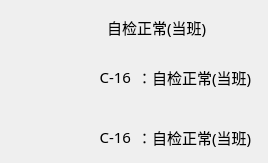
   <widget class="QWidget" name="verticalLayoutWidget_7">
    <property name="geometry">
     <rect>
      <x>850</x>
      <y>890</y>
      <width>261</width>
      <height>163</height>
     </rect>
    </property>
    <layout class="QVBoxLayout" name="verticalLayout_14">
     <item>
      <layout class="QHBoxLayout" name="horizontalLayout_53">
       <item>
        <spacer name="horizontalSpacer_11">
         <property name="orientation">
          <enum>Qt::Horizontal</enum>
         </property>
         <property name="sizeHint" stdset="0">
          <size>
           <width>40</width>
           <height>20</height>
          </size>
         </property>
        </spacer>
       </item>
       <item>
        <widget class="QLabel" name="label_208">
         <property name="minimumSize">
          <size>
           <width>33</width>
           <height>33</height>
          </size>
         </property>
         <property name="maximumSize">
          <size>
           <width>33</width>
           <height>33</height>
          </size>
         </property>
         <property name="styleSheet">
          <string notr="true">border-image: url(:/img/false.png);</string>
         </property>
         <property name="text">
          <string/>
         </property>
        </widget>
       </item>
       <item>
        <widget class="QLabel" name="label_103">
         <property name="minimumSize">
          <size>
           <width>150</width>
           <height>30</height>
          </size>
         </property>
         <property name="maximumSize">
          <size>
           <width>150</width>
           <height>30</height>
          </size>
         </property>
         <property name="font">
          <font>
           <family>宋体</family>
           <pointsize>11</pointsize>
          </font>
         </property>
         <property name="text">
          <string>自检正常(当班)</string>
         </property>
        </widget>
       </item>
      </layout>
     </item>
     <item>
      <spacer name="verticalSpacer_18">
       <property name="orientation">
        <enum>Qt::Vertical</enum>
       </property>
       <property name="sizeHint" stdset="0">
        <size>
         <width>20</width>
         <height>40</height>
        </size>
       </property>
      </spacer>
     </item>
     <item>
      <layout class="QHBoxLayout" name="horizontalLayout_54">
       <item>
        <widget class="QLabel" name="label_104">
         <property name="minimumSize">
          <size>
           <width>120</width>
           <height>30</height>
          </size>
         </property>
         <property name="maximumSize">
          <size>
           <width>60</width>
           <height>30</height>
          </size>
         </property>
         <property name="font">
          <font>
           <family>宋体</family>
           <pointsize>11</pointsize>
          </font>
         </property>
         <property name="text">
          <string>C-16</string>
         </property>
         <property name="alignment">
          <set>Qt::AlignRight|Qt::AlignTrailing|Qt::AlignVCenter</set>
         </property>
        </widget>
       </item>
       <item>
        <widget class="QLabel" name="label_105">
         <property name="minimumSize">
          <size>
           <width>120</width>
           <height>30</height>
          </size>
         </property>
         <property name="maximumSize">
          <size>
           <width>120</width>
           <height>30</height>
          </size>
         </property>
         <property name="font">
          <font>
           <family>宋体</family>
           <pointsize>11</pointsize>
          </font>
         </property>
         <property name="text">
          <string>：自检正常(当班)</string>
         </property>
        </widget>
       </item>
      </layout>
     </item>
     <item>
      <spacer name="verticalSpacer_23">
       <property name="orientation">
        <enum>Qt::Vertical</enum>
       </property>
       <property name="sizeHint" stdset="0">
        <size>
         <width>20</width>
         <height>40</height>
        </size>
       </property>
      </spacer>
     </item>
     <item>
      <spacer name="verticalSpacer_17">
       <property name="orientation">
        <enum>Qt::Vertical</enum>
       </property>
       <property name="sizeHint" stdset="0">
        <size>
         <width>20</width>
         <height>40</height>
        </size>
       </property>
      </spacer>
     </item>
     <item>
      <layout class="QHBoxLayout" name="horizontalLayout_55">
       <item>
        <widget class="QLabel" name="label_106">
         <property name="minimumSize">
          <size>
           <width>120</width>
           <height>30</height>
          </size>
         </property>
         <property name="maximumSize">
          <size>
           <width>120</width>
           <height>30</height>
          </size>
         </property>
         <property name="font">
          <font>
           <family>宋体</family>
           <pointsize>11</pointsize>
          </font>
         </property>
         <property name="text">
          <string>C-16</string>
         </property>
         <property name="alignment">
          <set>Qt::AlignRight|Qt::AlignTrailing|Qt::AlignVCenter</set>
         </property>
        </widget>
       </item>
       <item>
        <widget class="QLabel" name="label_107">
         <property name="minimumSize">
          <size>
           <width>120</width>
           <height>30</height>
          </size>
         </property>
         <property name="maximumSize">
          <size>
           <width>120</width>
           <height>30</height>
          </size>
         </property>
         <property name="font">
          <font>
           <family>宋体</family>
           <pointsize>11</pointsize>
          </font>
         </property>
         <property name="text">
          <string>：自检正常(当班)</string>
         </property>
        </widget>
       </item>
      </layout>
     </item>
    </layout>
   </widget>
